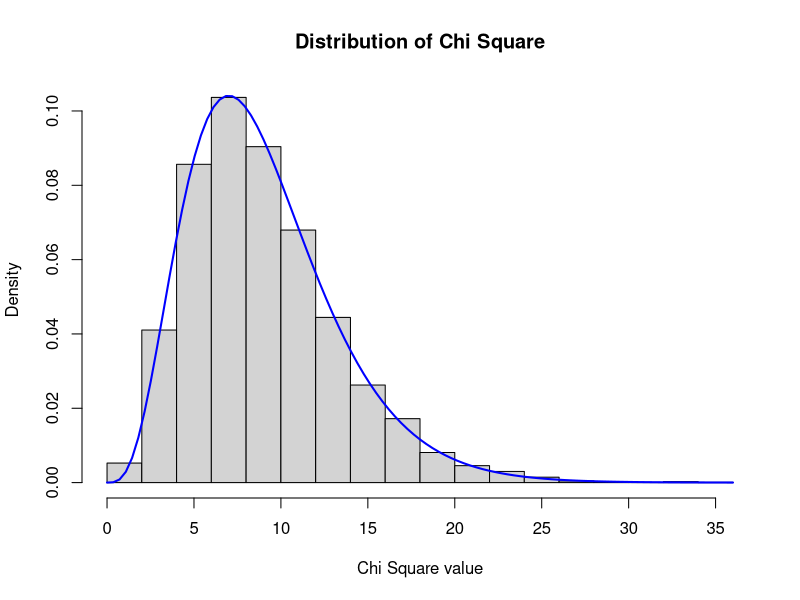

Reproduce this figure in R.
##########################
## what a chi-square is
#########################

set.seed(345) # a program that eludes you/ a starting point for a random calculation that sets reproducibility
samplesize = 10
pop_mean = 5
pop_variance = 4

# Generate 1000 normal distributions
norm_dists <- replicate(10000, rnorm(samplesize, mean = pop_mean, sd = sqrt(pop_variance))) #generate 10,000 samples of size 10 in normal distribution

## this mean the variance = sd^2 = 4

chi_stat <- function(variance){
  stat = ((samplesize-1)*variance)/pop_variance
  return(stat)
}

# Calculate the mean of each normal distribution
variances <- apply(norm_dists, 2, var)
chisquares <- unlist(lapply(variances, chi_stat))


# Plot the distribution of variances
hist(chisquares, main = "Distribution of Chi Square", xlab = "Chi Square value", freq = FALSE)

# Add a normal distribution to the plot
x <- seq(min(chisquares), max(chisquares), length = 10000)
curve(dchisq(x, df = samplesize-1), add = TRUE, col = "blue", lwd = 2)


#################################
## expected counts in chi-square
#################################


# Create the 3x2 table
table <- matrix(c(20, 30, 40, 50, 10, 30), nrow = 3, byrow = TRUE)
dimnames(table) <- list(c("Group A", "Group B", "Group C"), c("Category 1", "Category 2"))

table

# Calculate row and column totals
row_totals <- apply(table, 1, sum)
col_totals <- apply(table, 2, sum)
total <- sum(table)

# Calculate expected counts for Category 1 and Category 2
expected_counts <- outer(row_totals, col_totals, "*") / total


# Print the table with observed and expected counts
cbind(table, expected_counts)



